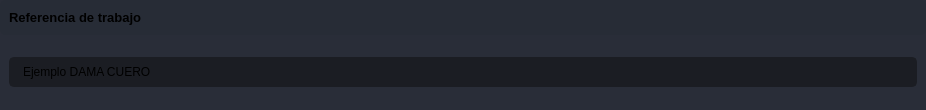
                        <widget class="QFrame" name="frame_div_content_1">
                         <property name="minimumSize">
                          <size>
                           <width>926</width>
                           <height>110</height>
                          </size>
                         </property>
                         <property name="maximumSize">
                          <size>
                           <width>16777215</width>
                           <height>110</height>
                          </size>
                         </property>
                         <property name="styleSheet">
                          <string notr="true">background-color: rgb(41, 45, 56);
border-radius: 5px;
</string>
                         </property>
                         <property name="frameShape">
                          <enum>QFrame::NoFrame</enum>
                         </property>
                         <property name="frameShadow">
                          <enum>QFrame::Raised</enum>
                         </property>
                         <layout class="QVBoxLayout" name="verticalLayout_7">
                          <property name="spacing">
                           <number>0</number>
                          </property>
                          <property name="leftMargin">
                           <number>0</number>
                          </property>
                          <property name="topMargin">
                           <number>0</number>
                          </property>
                          <property name="rightMargin">
                           <number>0</number>
                          </property>
                          <property name="bottomMargin">
                           <number>0</number>
                          </property>
                          <item>
                           <widget class="QFrame" name="frame_title_wid_1">
                            <property name="maximumSize">
                             <size>
                              <width>16777215</width>
                              <height>35</height>
                             </size>
                            </property>
                            <property name="styleSheet">
                             <string notr="true">background-color: rgb(39, 44, 54);</string>
                            </property>
                            <property name="frameShape">
                             <enum>QFrame::StyledPanel</enum>
                            </property>
                            <property name="frameShadow">
                             <enum>QFrame::Raised</enum>
                            </property>
                            <layout class="QVBoxLayout" name="verticalLayout_8">
                             <item>
                              <widget class="QLabel" name="labelBoxBlenderInstalation">
                               <property name="font">
                                <font>
                                 <family>Segoe UI</family>
                                 <pointsize>10</pointsize>
                                 <weight>75</weight>
                                 <bold>true</bold>
                                </font>
                               </property>
                               <property name="styleSheet">
                                <string notr="true"/>
                               </property>
                               <property name="text">
                                <string>Referencia de trabajo</string>
                               </property>
                              </widget>
                             </item>
                            </layout>
                           </widget>
                          </item>
                          <item>
                           <widget class="QFrame" name="frame_content_wid_1">
                            <property name="frameShape">
                             <enum>QFrame::NoFrame</enum>
                            </property>
                            <property name="frameShadow">
                             <enum>QFrame::Raised</enum>
                            </property>
                            <layout class="QVBoxLayout" name="verticalLayout_12">
                             <item>
                              <layout class="QVBoxLayout" name="verticalLayout_27">
                               <property name="spacing">
                                <number>1</number>
                               </property>
                               <property name="sizeConstraint">
                                <enum>QLayout::SetMinimumSize</enum>
                               </property>
                               <property name="bottomMargin">
                                <number>0</number>
                               </property>
                               <item>
                                <widget class="QLineEdit" name="CampoReferenciaTrabajo">
                                 <property name="minimumSize">
                                  <size>
                                   <width>0</width>
                                   <height>30</height>
                                  </size>
                                 </property>
                                 <property name="styleSheet">
                                  <string notr="true">QLineEdit {
	background-color: rgb(27, 29, 35);
	border-radius: 5px;
	border: 2px solid rgb(27, 29, 35);
	padding-left: 10px;
}
QLineEdit:hover {
	border: 2px solid rgb(64, 71, 88);
}
QLineEdit:focus {
	border: 2px solid rgb(91, 101, 124);
}</string>
                                 </property>
                                 <property name="text">
                                  <string>Ejemplo DAMA CUERO</string>
                                 </property>
                                 <property name="placeholderText">
                                  <string>Your Password</string>
                                 </property>
                                </widget>
                               </item>
                              </layout>
                             </item>
                            </layout>
                           </widget>
                          </item>
                         </layout>
                         <zorder>frame_content_wid_1</zorder>
                         <zorder>frame_title_wid_1</zorder>
                        </widget>
